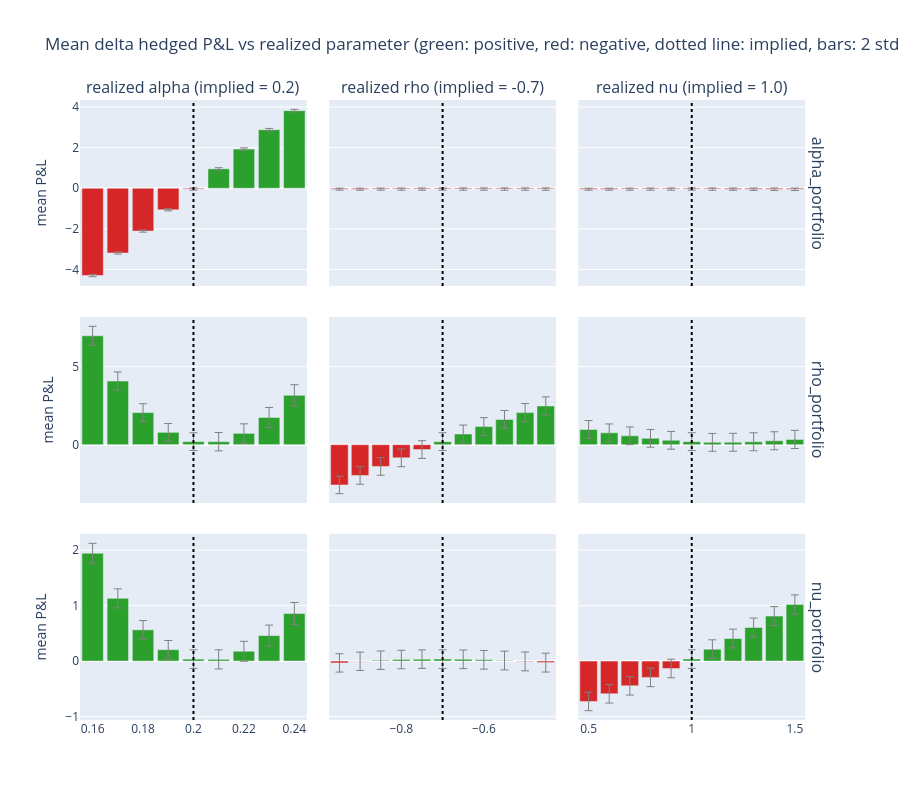

Notebook cell for this chart:
### Code cell
# One realized parameter moved at a time, the two others kept at their implied value
bump_sizes = {"alpha": alpha_bump_size, "rho": rho_bump_size, "nu": nu_bump_size}
sweep = []
for param, values in realized_grid.items():
    for value in values:
        pnl = backtest(**{f"realized_{param}": value})
        for ptf in pnl.columns:
            sweep.append({"param": param, "realized": value, "portfolio": ptf,
                          "mean_pnl": pnl[ptf].mean(), "std_error": pnl[ptf].sem()})
sweep = pd.DataFrame(sweep)

# Mean P&L per unit bump of realized - implied: ~1 on the diagonal (own parameter), ~0 elsewhere
nearest = sweep[np.isclose(sweep["realized"] - sweep["param"].map(implied), sweep["param"].map(bump_sizes))]
display(nearest.pivot(index="portfolio", columns="param", values="mean_pnl").loc[weights.columns, list(implied)]
        .rename(columns=lambda p: f"realized {p} = implied + {bump_sizes[p]}"))

fig = make_subplots(
    rows=3, cols=3, shared_xaxes="columns", shared_yaxes="rows", horizontal_spacing=0.03, vertical_spacing=0.05,
    row_titles=list(weights.columns), column_titles=[f"realized {p} (implied = {implied[p]})" for p in implied],
)
for i, ptf in enumerate(weights.columns):
    for j, param in enumerate(implied):
        d = sweep[(sweep["portfolio"] == ptf) & (sweep["param"] == param)]
        fig.add_trace(
            go.Bar(
                x=d["realized"], y=d["mean_pnl"], marker_color=np.where(d["mean_pnl"] >= 0, "#2ca02c", "#d62728"),
                error_y=dict(type="data", array=2 * d["std_error"], color="grey", thickness=1),
                hovertemplate="realized " + param + "=%{x}<br>mean P&L=%{y:.3f}<extra></extra>",
            ),
            row=i + 1, col=j + 1,
        )
        fig.add_vline(x=implied[param], line_dash="dot", line_color="black", row=i + 1, col=j + 1)
fig.update_yaxes(title_text="mean P&L", col=1)
fig.update_layout(
    title="Mean delta hedged P&L vs realized parameter (green: positive, red: negative, dotted line: implied, bars: 2 std errors)",
    height=800, showlegend=False, bargap=0.15,
)
fig.show()

### Figure 1 — Plotly figure (JSON) as saved in the notebook; plotly's stock layout.template omitted (floating-point values rounded to 4 significant figures)
{"data": [{"error_y": {"array": [0.05358, 0.05278, 0.0526, 0.0531, 0.05429, 0.05616, 0.05866, 0.06172, 0.06528], "color": "grey", "thickness": 1, "type": "data"}, "hovertemplate": "realized alpha=%{x}<br>mean P&L=%{y:.3f}<extra></extra>", "marker": {"color": ["#d62728", "#d62728", "#d62728", "#d62728", "#d62728", "#2ca02c", "#2ca02c", "#2ca02c", "#2ca02c"]}, "type": "bar", "x": [0.16, 0.17, 0.18, 0.19, 0.2, 0.21, 0.22, 0.23, 0.24], "xaxis": "x", "y": [-4.301, -3.186, -2.107, -1.059, -0.03837, 0.9581, 1.932, 2.887, 3.825], "yaxis": "y"}, {"error_y": {"array": [0.04961, 0.05069, 0.05169, 0.05262, 0.05349, 0.05429, 0.05505, 0.05576, 0.05643, 0.05704, 0.0576], "color": "grey", "thickness": 1, "type": "data"}, "hovertemplate": "realized rho=%{x}<br>mean P&L=%{y:.3f}<extra></extra>", "marker": {"color": ["#d62728", "#d62728", "#d62728", "#d62728", "#d62728", "#d62728", "#d62728", "#d62728", "#d62728", "#d62728", "#d62728"]}, "type": "bar", "x": [-0.95, -0.9, -0.85, -0.8, -0.75, -0.7, -0.65, -0.6, -0.55, -0.5, -0.45], "xaxis": "x2", "y": [-0.04178, -0.04215, -0.04139, -0.04044, -0.03941, -0.03837, -0.0377, -0.03741, -0.03759, -0.03802, -0.03877], "yaxis": "y2"}, {"error_y": {"array": [0.05043, 0.05095, 0.0516, 0.05237, 0.05327, 0.05429, 0.05544, 0.05671, 0.0581, 0.05958, 0.06116], "color": "grey", "thickness": 1, "type": "data"}, "hovertemplate": "realized nu=%{x}<br>mean P&L=%{y:.3f}<extra></extra>", "marker": {"color": ["#d62728", "#d62728", "#d62728", "#d62728", "#d62728", "#d62728", "#d62728", "#d62728", "#d62728", "#d62728", "#d62728"]}, "type": "bar", "x": [0.5, 0.6, 0.7, 0.8, 0.9, 1, 1.1, 1.2, 1.3, 1.4, 1.5], "xaxis": "x3", "y": [-0.04578, -0.04348, -0.04133, -0.0397, -0.03849, -0.03837, -0.03933, -0.04179, -0.04437, -0.04725, -0.05013], "yaxis": "y3"}, {"error_y": {"array": [0.6091, 0.5834, 0.5678, 0.5635, 0.57, 0.5866, 0.6116, 0.6435, 0.681], "color": "grey", "thickness": 1, "type": "data"}, "hovertemplate": "realized alpha=%{x}<br>mean P&L=%{y:.3f}<extra></extra>", "marker": {"color": ["#2ca02c", "#2ca02c", "#2ca02c", "#2ca02c", "#2ca02c", "#2ca02c", "#2ca02c", "#2ca02c", "#2ca02c"]}, "type": "bar", "x": [0.16, 0.17, 0.18, 0.19, 0.2, 0.21, 0.22, 0.23, 0.24], "xaxis": "x4", "y": [6.974, 4.075, 2.055, 0.7879, 0.1929, 0.1895, 0.7229, 1.74, 3.161], "yaxis": "y4"}, {"error_y": {"array": [0.5583, 0.561, 0.5633, 0.5657, 0.5679, 0.57, 0.5722, 0.5745, 0.5769, 0.5791, 0.5814], "color": "grey", "thickness": 1, "type": "data"}, "hovertemplate": "realized rho=%{x}<br>mean P&L=%{y:.3f}<extra></extra>", "marker": {"color": ["#d62728", "#d62728", "#d62728", "#d62728", "#d62728", "#2ca02c", "#2ca02c", "#2ca02c", "#2ca02c", "#2ca02c", "#2ca02c"]}, "type": "bar", "x": [-0.95, -0.9, -0.85, -0.8, -0.75, -0.7, -0.65, -0.6, -0.55, -0.5, -0.45], "xaxis": "x5", "y": [-2.585, -1.975, -1.398, -0.8449, -0.3151, 0.1929, 0.6832, 1.156, 1.614, 2.055, 2.479], "yaxis": "y5"}, {"error_y": {"array": [0.5694, 0.5688, 0.5686, 0.5687, 0.5691, 0.57, 0.5715, 0.5733, 0.5757, 0.5783, 0.5814], "color": "grey", "thickness": 1, "type": "data"}, "hovertemplate": "realized nu=%{x}<br>mean P&L=%{y:.3f}<extra></extra>", "marker": {"color": ["#2ca02c", "#2ca02c", "#2ca02c", "#2ca02c", "#2ca02c", "#2ca02c", "#2ca02c", "#2ca02c", "#2ca02c", "#2ca02c", "#2ca02c"]}, "type": "bar", "x": [0.5, 0.6, 0.7, 0.8, 0.9, 1, 1.1, 1.2, 1.3, 1.4, 1.5], "xaxis": "x6", "y": [0.9745, 0.7568, 0.5657, 0.4058, 0.2798, 0.1929, 0.1472, 0.1533, 0.1851, 0.2481, 0.3362], "yaxis": "y6"}, {"error_y": {"array": [0.1786, 0.1712, 0.1668, 0.1656, 0.1676, 0.1724, 0.1795, 0.1887, 0.1993], "color": "grey", "thickness": 1, "type": "data"}, "hovertemplate": "realized alpha=%{x}<br>mean P&L=%{y:.3f}<extra></extra>", "marker": {"color": ["#2ca02c", "#2ca02c", "#2ca02c", "#2ca02c", "#2ca02c", "#2ca02c", "#2ca02c", "#2ca02c", "#2ca02c"]}, "type": "bar", "x": [0.16, 0.17, 0.18, 0.19, 0.2, 0.21, 0.22, 0.23, 0.24], "xaxis": "x7", "y": [1.944, 1.13, 0.5632, 0.2056, 0.03579, 0.03113, 0.1772, 0.46, 0.8565], "yaxis": "y7"}, {"error_y": {"array": [0.1651, 0.1657, 0.1661, 0.1667, 0.1671, 0.1676, 0.1681, 0.1686, 0.1691, 0.1696, 0.1701], "color": "grey", "thickness": 1, "type": "data"}, "hovertemplate": "realized rho=%{x}<br>mean P&L=%{y:.3f}<extra></extra>", "marker": {"color": ["#d62728", "#d62728", "#2ca02c", "#2ca02c", "#2ca02c", "#2ca02c", "#2ca02c", "#2ca02c", "#2ca02c", "#d62728", "#d62728"]}, "type": "bar", "x": [-0.95, -0.9, -0.85, -0.8, -0.75, -0.7, -0.65, -0.6, -0.55, -0.5, -0.45], "xaxis": "x8", "y": [-0.03224, -0.003505, 0.01586, 0.02837, 0.03499, 0.03579, 0.03184, 0.02334, 0.01078, -0.006074, -0.02737], "yaxis": "y8"}, {"error_y": {"array": [0.1664, 0.1664, 0.1666, 0.1668, 0.1671, 0.1676, 0.1682, 0.1689, 0.1698, 0.1707, 0.1718], "color": "grey", "thickness": 1, "type": "data"}, "hovertemplate": "realized nu=%{x}<br>mean P&L=%{y:.3f}<extra></extra>", "marker": {"color": ["#d62728", "#d62728", "#d62728", "#d62728", "#d62728", "#2ca02c", "#2ca02c", "#2ca02c", "#2ca02c", "#2ca02c", "#2ca02c"]}, "type": "bar", "x": [0.5, 0.6, 0.7, 0.8, 0.9, 1, 1.1, 1.2, 1.3, 1.4, 1.5], "xaxis": "x9", "y": [-0.7274, -0.5896, -0.4456, -0.2938, -0.1338, 0.03579, 0.2152, 0.4073, 0.6052, 0.8106, 1.021], "yaxis": "y9"}], "layout": {"annotations": [{"font": {"size": 16}, "showarrow": false, "text": "realized alpha (implied = 0.2)", "x": 0.1533, "xanchor": "center", "xref": "paper", "y": 1, "yanchor": "bottom", "yref": "paper"}, {"font": {"size": 16}, "showarrow": false, "text": "realized rho (implied = -0.7)", "x": 0.49, "xanchor": "center", "xref": "paper", "y": 1, "yanchor": "bottom", "yref": "paper"}, {"font": {"size": 16}, "showarrow": false, "text": "realized nu (implied = 1.0)", "x": 0.8267, "xanchor": "center", "xref": "paper", "y": 1, "yanchor": "bottom", "yref": "paper"}, {"font": {"size": 16}, "showarrow": false, "text": "alpha_portfolio", "textangle": 90, "x": 0.98, "xanchor": "left", "xref": "paper", "y": 0.85, "yanchor": "middle", "yref": "paper"}, {"font": {"size": 16}, "showarrow": false, "text": "rho_portfolio", "textangle": 90, "x": 0.98, "xanchor": "left", "xref": "paper", "y": 0.5, "yanchor": "middle", "yref": "paper"}, {"font": {"size": 16}, "showarrow": false, "text": "nu_portfolio", "textangle": 90, "x": 0.98, "xanchor": "left", "xref": "paper", "y": 0.15, "yanchor": "middle", "yref": "paper"}], "bargap": 0.15, "height": 800, "shapes": [{"line": {"color": "black", "dash": "dot"}, "type": "line", "x0": 0.2, "x1": 0.2, "xref": "x", "y0": 0, "y1": 1, "yref": "y domain"}, {"line": {"color": "black", "dash": "dot"}, "type": "line", "x0": -0.7, "x1": -0.7, "xref": "x2", "y0": 0, "y1": 1, "yref": "y2 domain"}, {"line": {"color": "black", "dash": "dot"}, "type": "line", "x0": 1, "x1": 1, "xref": "x3", "y0": 0, "y1": 1, "yref": "y3 domain"}, {"line": {"color": "black", "dash": "dot"}, "type": "line", "x0": 0.2, "x1": 0.2, "xref": "x4", "y0": 0, "y1": 1, "yref": "y4 domain"}, {"line": {"color": "black", "dash": "dot"}, "type": "line", "x0": -0.7, "x1": -0.7, "xref": "x5", "y0": 0, "y1": 1, "yref": "y5 domain"}, {"line": {"color": "black", "dash": "dot"}, "type": "line", "x0": 1, "x1": 1, "xref": "x6", "y0": 0, "y1": 1, "yref": "y6 domain"}, {"line": {"color": "black", "dash": "dot"}, "type": "line", "x0": 0.2, "x1": 0.2, "xref": "x7", "y0": 0, "y1": 1, "yref": "y7 domain"}, {"line": {"color": "black", "dash": "dot"}, "type": "line", "x0": -0.7, "x1": -0.7, "xref": "x8", "y0": 0, "y1": 1, "yref": "y8 domain"}, {"line": {"color": "black", "dash": "dot"}, "type": "line", "x0": 1, "x1": 1, "xref": "x9", "y0": 0, "y1": 1, "yref": "y9 domain"}], "showlegend": false, "title": {"text": "Mean delta hedged P&L vs realized parameter (green: positive, red: negative, dotted line: implied, bars: 2 std errors)"}, "xaxis": {"anchor": "y", "domain": [0, 0.3067], "matches": "x7", "showticklabels": false}, "xaxis2": {"anchor": "y2", "domain": [0.3367, 0.6433], "matches": "x8", "showticklabels": false}, "xaxis3": {"anchor": "y3", "domain": [0.6733, 0.98], "matches": "x9", "showticklabels": false}, "xaxis4": {"anchor": "y4", "domain": [0, 0.3067], "matches": "x7", "showticklabels": false}, "xaxis5": {"anchor": "y5", "domain": [0.3367, 0.6433], "matches": "x8", "showticklabels": false}, "xaxis6": {"anchor": "y6", "domain": [0.6733, 0.98], "matches": "x9", "showticklabels": false}, "xaxis7": {"anchor": "y7", "domain": [0, 0.3067]}, "xaxis8": {"anchor": "y8", "domain": [0.3367, 0.6433]}, "xaxis9": {"anchor": "y9", "domain": [0.6733, 0.98]}, "yaxis": {"anchor": "x", "domain": [0.7, 1], "title": {"text": "mean P&L"}}, "yaxis2": {"anchor": "x2", "domain": [0.7, 1], "matches": "y", "showticklabels": false}, "yaxis3": {"anchor": "x3", "domain": [0.7, 1], "matches": "y", "showticklabels": false}, "yaxis4": {"anchor": "x4", "domain": [0.35, 0.65], "title": {"text": "mean P&L"}}, "yaxis5": {"anchor": "x5", "domain": [0.35, 0.65], "matches": "y4", "showticklabels": false}, "yaxis6": {"anchor": "x6", "domain": [0.35, 0.65], "matches": "y4", "showticklabels": false}, "yaxis7": {"anchor": "x7", "domain": [0, 0.3], "title": {"text": "mean P&L"}}, "yaxis8": {"anchor": "x8", "domain": [0, 0.3], "matches": "y7", "showticklabels": false}, "yaxis9": {"anchor": "x9", "domain": [0, 0.3], "matches": "y7", "showticklabels": false}}}
